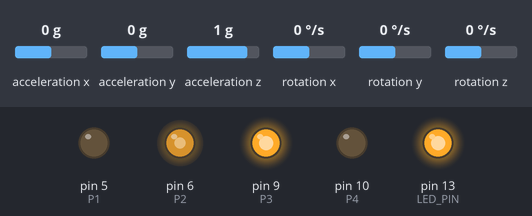
Recording of a sketch running on a simulated Arduino Uno, built with avr-gcc and run on an emulated ATmega328P. Parts: output pins drawn as LEDs (lit = HIGH). The test bench sets the inputs (shaded band); at power-on: acceleration x 0 g, acceleration z 1 g, rotation y 0 °/s, acceleration y 0 g, rotation x 0 °/s, rotation z 0 °/s. What the sketch prints to the serial monitor is not drawn.

Above: at 1.7 s.
1.8 s: acceleration x set to -1.4 g
At 2.85 s:
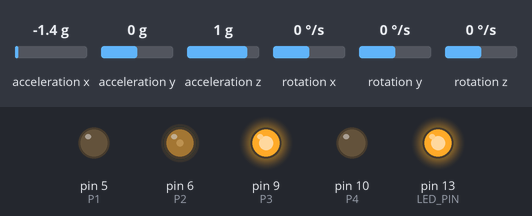
4.8 s: acceleration z set to -1.4 g
At 5.56 s:
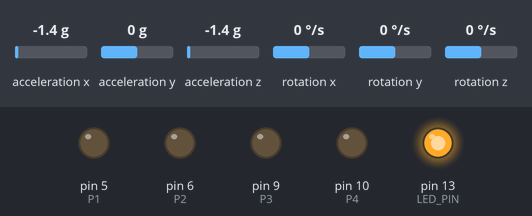
7.8 s: acceleration z set to 0.1 g
At 8.87 s:
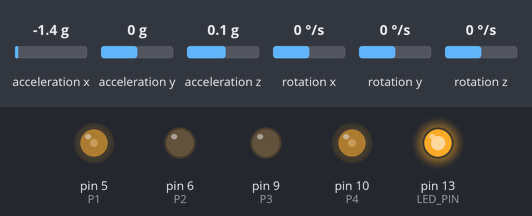
10.8 s: rotation y set to -192 °/s
13.8 s: rotation y set to 100 °/s
At 15.45 s:
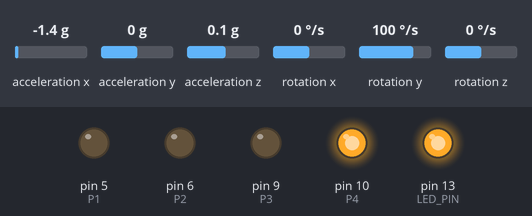
16.8 s: acceleration x set to 0.1 g
Timing chart, 0 to 20.8 s (numbered marks = the images above; inputs shaded):
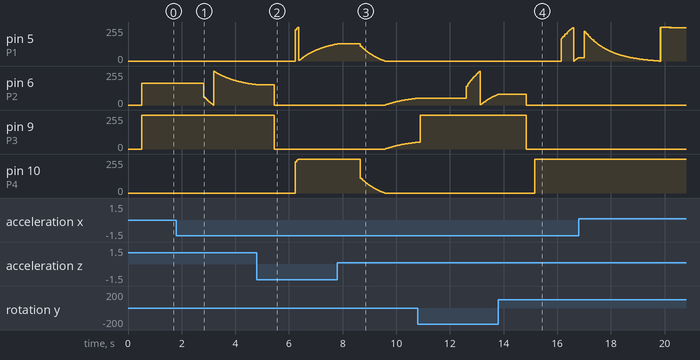

The sketch:

balance_car.ino
```cpp
#include <MPU6050.h>
#include <Wire.h>

float X_jiaodu = 3;
long s = 0, last = 0;
MPU6050 accelgyro;

int P1 = 5, P2 = 6, P3 = 9, P4 = 10; //驱动板引脚定义
int16_t ax, ay, az;
int16_t gx, gy, gz; //存储原始数据
float aax, aay, aaz, ggx, ggy, ggz; //存储量化后的数据
float Ax, Ay, Az; //单位 g(9.8m/s^2)
float Gx, Gy, Gz; //单位 °/s
float Angel_accX, Angel_accY, Angel_accZ; //存储加速度计算出的角度
long LastTime, NowTime, TimeSpan; //用来对角速度积分的
#define LED_PIN 13

bool blinkState = false;
void setSpeed(int a)
{
  int aa = abs(a);
  if (a < 0)
  {
    analogWrite(P1, aa);  digitalWrite(P2, LOW);
    digitalWrite(P3, LOW); analogWrite(P4, aa);
  }
  else if (a > 0) {
    digitalWrite(P1, LOW); analogWrite(P2, aa);
    analogWrite(P3, aa);  digitalWrite(P4, LOW);
  }
  else {
    digitalWrite(P1, LOW); digitalWrite(P2, LOW);
    digitalWrite(P3, LOW); digitalWrite(P4, LOW);
  }
}
void jishu() { //正交解码
  if (PIND & 0X04)s--;
  else s++;
}
void setup() {
  //电机初始化,首先默认输出低电平防止电机转动
  digitalWrite(P1, LOW);
  digitalWrite(P2, LOW);
  digitalWrite(P3, LOW);
  digitalWrite(P4, LOW);
  pinMode(P1, OUTPUT);
  pinMode(P2, OUTPUT);
  pinMode(P3, OUTPUT);
  pinMode(P4, OUTPUT);
  pinMode(LED_PIN, OUTPUT);
  delay(500);
  Wire.begin();
  Serial.begin(115200);
  Serial.println("Initializing I2C device.....");
  accelgyro.initialize();
  Serial.println("Testing device connections...");
  Serial.println(accelgyro.testConnection() ? "MPU6050 connection successful" : "MPU6050 connection failure");
  accelgyro.getMotion6(&ax, &ay, &az, &gx, &gy, &gz);
  Ax = ax / 16384.00;
  Ay = ay / 16384.00;
  Az = az / 16384.00;
  Angel_accZ = atan(Az / sqrt(Ax * Ax + Ay * Ay)) * 180 / 3.14; //这部分是空间几何知识
  Gx = -Angel_accZ; //首先初始化的时候Gx先设置为加速度换算出来的角度
  Serial.println(Gx);
  if (!(Gx < 180 && Gx > -180))setup(); //有问题的话就重新初始化一下
  digitalWrite(13, 1);
}
char rec;
int speed, pwm;
int pwm2 = 0;

float P = 10, D = 0.3; //PID参数
void loop()
{
  speed = s - last;
  last = s;
  accelgyro.getMotion6(&ax, &ay, &az, &gx, &gy, &gz); //获取三个轴的加速度和角速度
  //======一下三行是对加速度进行量化，得出单位为g的加速度值
  Ax = ax / 16384.00;
  Ay = ay / 16384.00;
  Az = az / 16384.00;
  //==========以下三行是用加速度计算三个轴和水平面坐标系之间的夹角
  Angel_accX = atan(Ax / sqrt(Az * Az + Ay * Ay)) * 180 / 3.14;
  Angel_accY = atan(Ay / sqrt(Ax * Ax + Az * Az)) * 180 / 3.14;
  Angel_accZ = atan(Az / sqrt(Ax * Ax + Ay * Ay)) * 180 / 3.14;
  //==========以下三行是对角速度做量化==========
  ggx = gx / 131.00;
  ggy = gy / 131.00;
  ggz = gz / 131.00;
  //===============以下是对角度进行积分处理====== ==========
  NowTime = millis(); //获取当前程序运行的毫秒数
  TimeSpan = NowTime - LastTime; //积分时间这样算不是很严谨
  LastTime = NowTime;
  //下面这行是互补滤波,短期来看陀螺仪很准,所以比重是99.5%,但是陀螺仪有累积误差,所以需要加速度来互补
  Gx = (Gx + ggy * TimeSpan / 1000) * 0.995 + 0.005 * (-Angel_accZ);

  pwm = (Gx - X_jiaodu) * P + ggy * D;
  setSpeed(-(pwm + pwm2) / 2);
  pwm2 = pwm;
}
```

Measured:
- after the input at 4.8 s, pin 9 (P3): 255/255 → 0/255 after 0.65 s; pin 10 (P4): 0/255 → 255/255 after 1.4 s
- after the input at 7.8 s, pin 6 (P2), pin 9 (P3): moves from 0/255 to 51/255 over 1.2 s, starting after 1.8 s; pin 10 (P4): moves from 255/255 to 0/255 over 0.90 s, starting after 0.87 s
- after the input at 13.8 s, pin 9 (P3): 255/255 → 0/255 after 1.0 s; pin 10 (P4): 0/255 → 255/255 after 1.4 s
